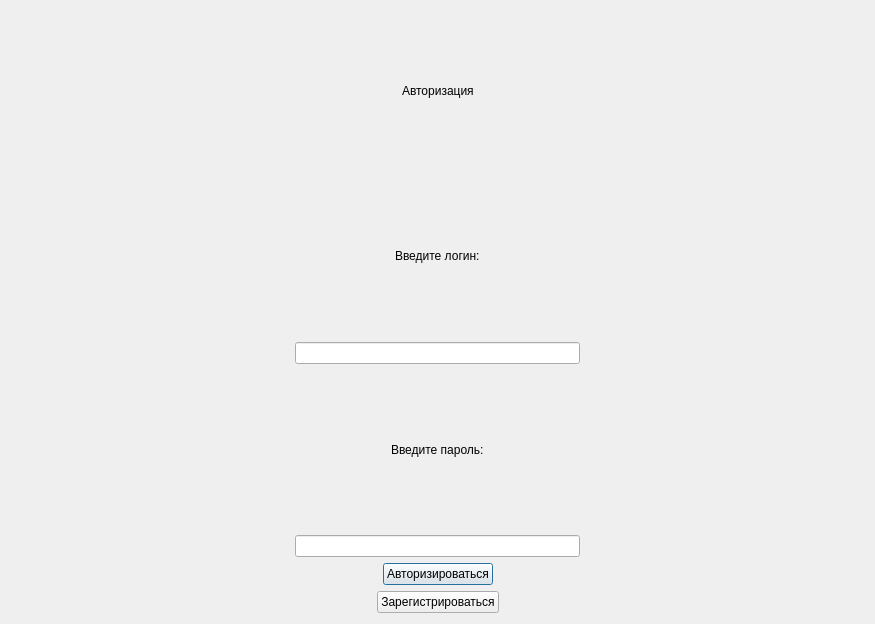
<?xml version="1.0" encoding="UTF-8"?>
<ui version="4.0">
 <class>Dialog</class>
 <widget class="QDialog" name="Dialog">
  <property name="geometry">
   <rect>
    <x>0</x>
    <y>0</y>
    <width>875</width>
    <height>624</height>
   </rect>
  </property>
  <property name="windowTitle">
   <string>Dialog</string>
  </property>
  <layout class="QVBoxLayout" name="verticalLayout_2">
   <item>
    <layout class="QHBoxLayout" name="horizontalLayout_2">
     <item>
      <spacer name="horizontalSpacer_3">
       <property name="orientation">
        <enum>Qt::Horizontal</enum>
       </property>
       <property name="sizeHint" stdset="0">
        <size>
         <width>40</width>
         <height>20</height>
        </size>
       </property>
      </spacer>
     </item>
     <item>
      <widget class="QLabel" name="label">
       <property name="text">
        <string>Авторизация</string>
       </property>
      </widget>
     </item>
     <item>
      <spacer name="horizontalSpacer_4">
       <property name="orientation">
        <enum>Qt::Horizontal</enum>
       </property>
       <property name="sizeHint" stdset="0">
        <size>
         <width>40</width>
         <height>20</height>
        </size>
       </property>
      </spacer>
     </item>
    </layout>
   </item>
   <item>
    <layout class="QHBoxLayout" name="horizontalLayout_3">
     <item>
      <spacer name="horizontalSpacer_7">
       <property name="orientation">
        <enum>Qt::Horizontal</enum>
       </property>
       <property name="sizeHint" stdset="0">
        <size>
         <width>40</width>
         <height>20</height>
        </size>
       </property>
      </spacer>
     </item>
     <item>
      <widget class="QLabel" name="label_3">
       <property name="text">
        <string>Введите логин:</string>
       </property>
      </widget>
     </item>
     <item>
      <spacer name="horizontalSpacer_5">
       <property name="orientation">
        <enum>Qt::Horizontal</enum>
       </property>
       <property name="sizeHint" stdset="0">
        <size>
         <width>40</width>
         <height>20</height>
        </size>
       </property>
      </spacer>
     </item>
    </layout>
   </item>
   <item>
    <layout class="QHBoxLayout" name="horizontalLayout_6">
     <item>
      <spacer name="horizontalSpacer_9">
       <property name="orientation">
        <enum>Qt::Horizontal</enum>
       </property>
       <property name="sizeHint" stdset="0">
        <size>
         <width>40</width>
         <height>20</height>
        </size>
       </property>
      </spacer>
     </item>
     <item>
      <widget class="QLineEdit" name="lineEdit"/>
     </item>
     <item>
      <spacer name="horizontalSpacer_10">
       <property name="orientation">
        <enum>Qt::Horizontal</enum>
       </property>
       <property name="sizeHint" stdset="0">
        <size>
         <width>40</width>
         <height>20</height>
        </size>
       </property>
      </spacer>
     </item>
    </layout>
   </item>
   <item>
    <layout class="QHBoxLayout" name="horizontalLayout_4">
     <item>
      <spacer name="horizontalSpacer_8">
       <property name="orientation">
        <enum>Qt::Horizontal</enum>
       </property>
       <property name="sizeHint" stdset="0">
        <size>
         <width>40</width>
         <height>20</height>
        </size>
       </property>
      </spacer>
     </item>
     <item>
      <widget class="QLabel" name="label_2">
       <property name="text">
        <string>Введите пароль:</string>
       </property>
      </widget>
     </item>
     <item>
      <spacer name="horizontalSpacer_6">
       <property name="orientation">
        <enum>Qt::Horizontal</enum>
       </property>
       <property name="sizeHint" stdset="0">
        <size>
         <width>40</width>
         <height>20</height>
        </size>
       </property>
      </spacer>
     </item>
    </layout>
   </item>
   <item>
    <layout class="QHBoxLayout" name="horizontalLayout_5">
     <item>
      <spacer name="horizontalSpacer_11">
       <property name="orientation">
        <enum>Qt::Horizontal</enum>
       </property>
       <property name="sizeHint" stdset="0">
        <size>
         <width>40</width>
         <height>20</height>
        </size>
       </property>
      </spacer>
     </item>
     <item>
      <widget class="QLineEdit" name="lineEdit_2"/>
     </item>
     <item>
      <spacer name="horizontalSpacer_12">
       <property name="orientation">
        <enum>Qt::Horizontal</enum>
       </property>
       <property name="sizeHint" stdset="0">
        <size>
         <width>40</width>
         <height>20</height>
        </size>
       </property>
      </spacer>
     </item>
    </layout>
   </item>
   <item>
    <layout class="QVBoxLayout" name="verticalLayout">
     <item>
      <layout class="QHBoxLayout" name="horizontalLayout_7">
       <item>
        <spacer name="horizontalSpacer_13">
         <property name="orientation">
          <enum>Qt::Horizontal</enum>
         </property>
         <property name="sizeHint" stdset="0">
          <size>
           <width>20</width>
           <height>20</height>
          </size>
         </property>
        </spacer>
       </item>
       <item>
        <widget class="QPushButton" name="pushButton">
         <property name="text">
          <string>Авторизироваться</string>
         </property>
        </widget>
       </item>
       <item>
        <spacer name="horizontalSpacer_14">
         <property name="orientation">
          <enum>Qt::Horizontal</enum>
         </property>
         <property name="sizeHint" stdset="0">
          <size>
           <width>20</width>
           <height>20</height>
          </size>
         </property>
        </spacer>
       </item>
      </layout>
     </item>
     <item>
      <layout class="QHBoxLayout" name="horizontalLayout">
       <item>
        <spacer name="horizontalSpacer_15">
         <property name="orientation">
          <enum>Qt::Horizontal</enum>
         </property>
         <property name="sizeHint" stdset="0">
          <size>
           <width>40</width>
           <height>20</height>
          </size>
         </property>
        </spacer>
       </item>
       <item>
        <spacer name="horizontalSpacer_2">
         <property name="orientation">
          <enum>Qt::Horizontal</enum>
         </property>
         <property name="sizeHint" stdset="0">
          <size>
           <width>40</width>
           <height>20</height>
          </size>
         </property>
        </spacer>
       </item>
       <item>
        <widget class="QPushButton" name="pushButton_2">
         <property name="text">
          <string>Зарегистрироваться</string>
         </property>
        </widget>
       </item>
       <item>
        <spacer name="horizontalSpacer">
         <property name="orientation">
          <enum>Qt::Horizontal</enum>
         </property>
         <property name="sizeHint" stdset="0">
          <size>
           <width>40</width>
           <height>20</height>
          </size>
         </property>
        </spacer>
       </item>
       <item>
        <spacer name="horizontalSpacer_16">
         <property name="orientation">
          <enum>Qt::Horizontal</enum>
         </property>
         <property name="sizeHint" stdset="0">
          <size>
           <width>40</width>
           <height>20</height>
          </size>
         </property>
        </spacer>
       </item>
      </layout>
     </item>
    </layout>
   </item>
  </layout>
 </widget>
 <resources/>
 <connections/>
</ui>
